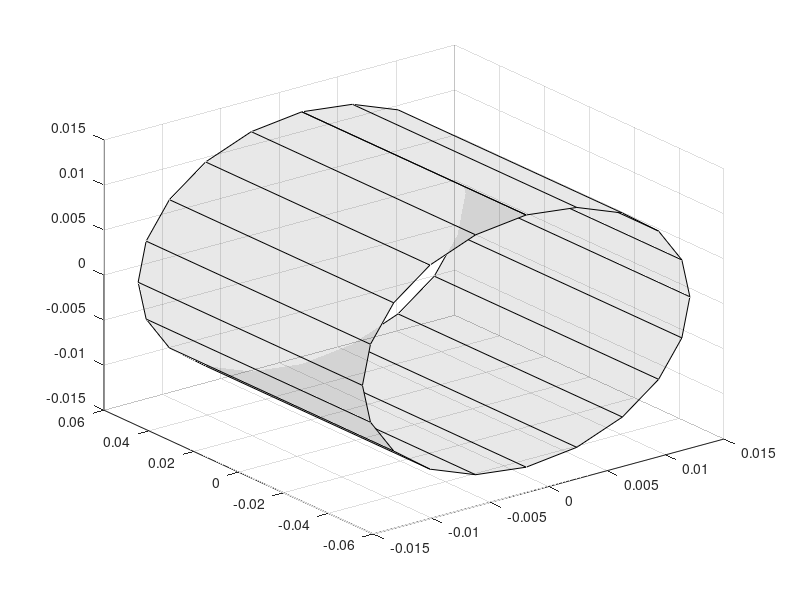

This chart was generated by the following MATLAB code:
function plot_vac_chamber()
    [X_cyl,Y_cyl,Z_cyl] = cylinder(0.014);
    Z_cyl = 0.1*Z_cyl-0.05;
    surf(X_cyl,Y_cyl,Z_cyl, 'FaceColor', [0.1,0.1,0.1], 'FaceAlpha', 0.1);
    surf(Y_cyl,Z_cyl,X_cyl, 'FaceColor', [0.1,0.1,0.1], 'FaceAlpha', 0.1);
end

